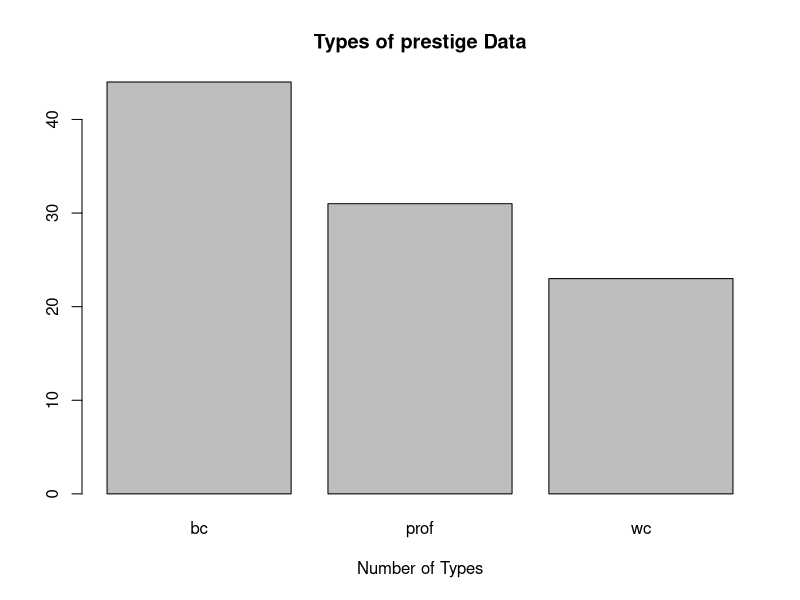
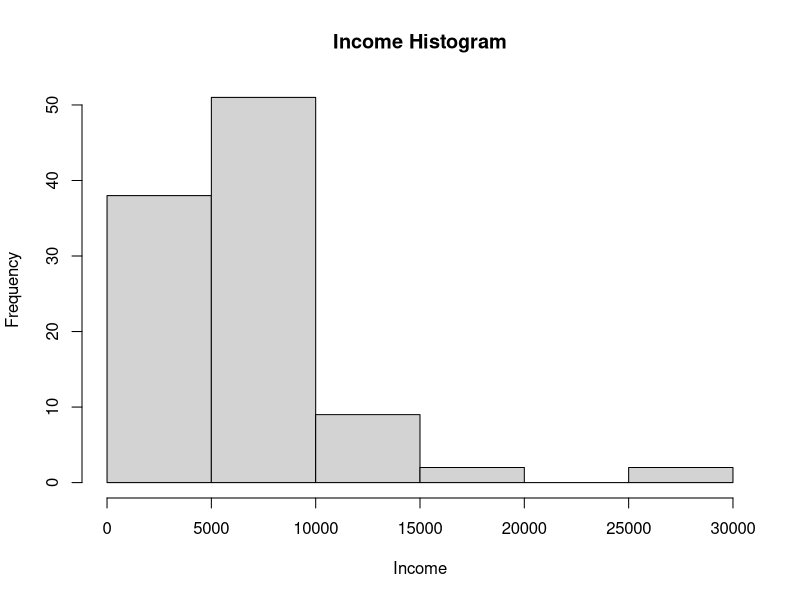
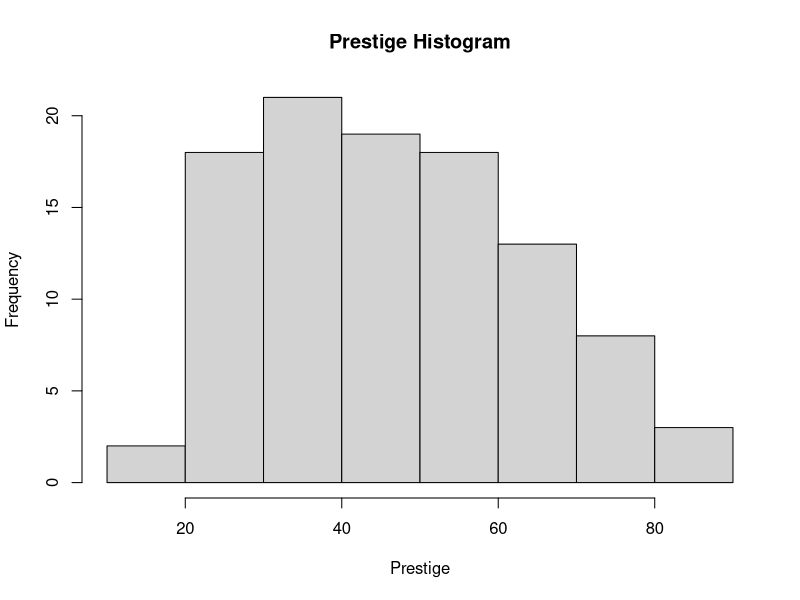
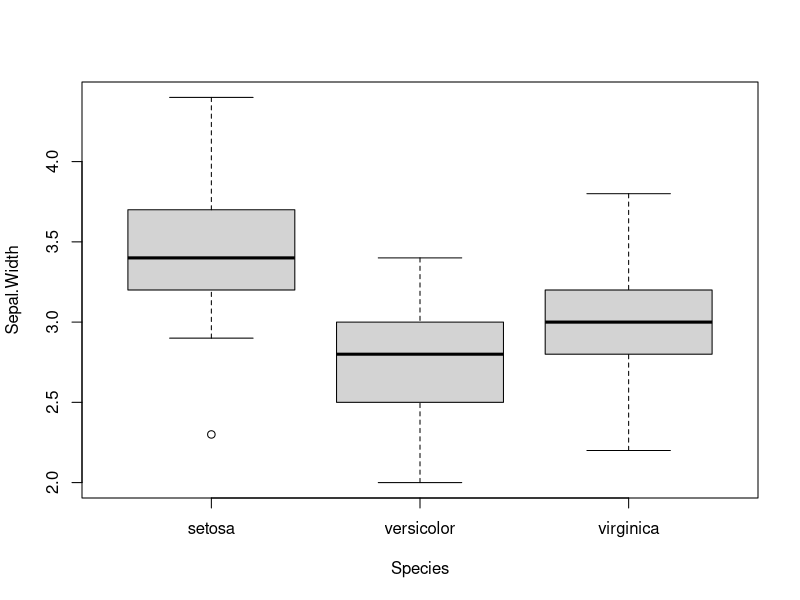
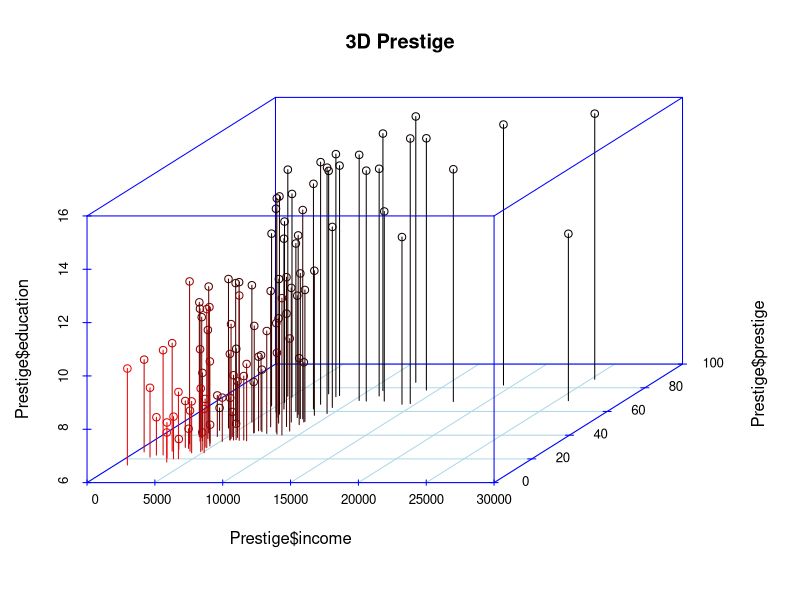
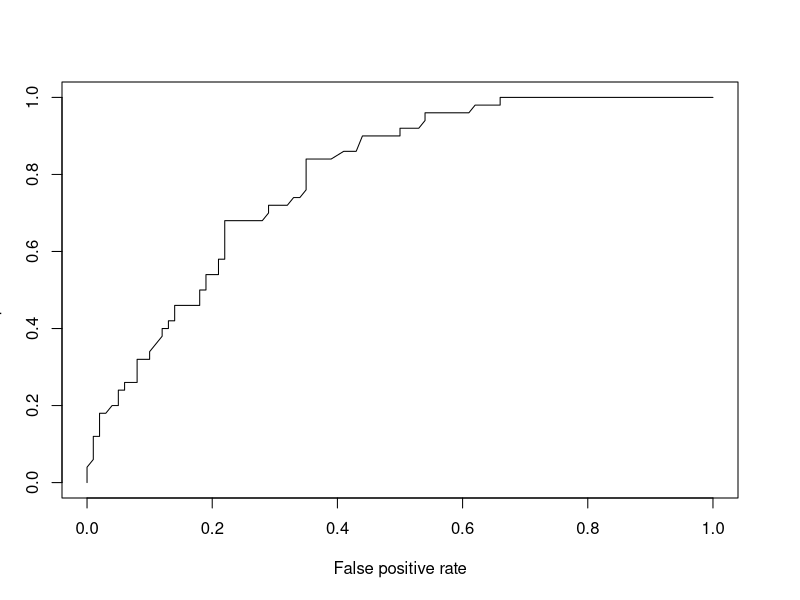

Write the R code that produced these figures, in order.
## ---- chunk 1
require(car)
## ---- chunk 2
counts <- table(Prestige$type)
barplot(counts, main="Types of prestige Data", xlab="Number of Types")
## ---- chunk 3
hist(Prestige$income, main = "Income Histogram", xlab="Income")
## ---- chunk 4
hist(Prestige$prestige, main = "Prestige Histogram", xlab="Prestige")
## ---- chunk 5
boxplot(Sepal.Width ~ Species, data=iris)
## ---- chunk 6
require(scatterplot3d)
scatterplot3d(x = Prestige$income, y = Prestige$prestige, z = Prestige$education, highlight.3d=TRUE,
          col.axis="blue", col.grid="lightblue",
          pch=1, main="3D Prestige", type="h")
## ---- chunk 7
iris$isv <- as.numeric(iris$Species == "versicolor")
mod <- glm(isv~Sepal.Length+Sepal.Width, data=iris, family="binomial")

library(ROCR)
pred1 <- prediction(predict(mod), iris$isv)
perf1 <- performance(pred1,"tpr","fpr")
plot(perf1)
